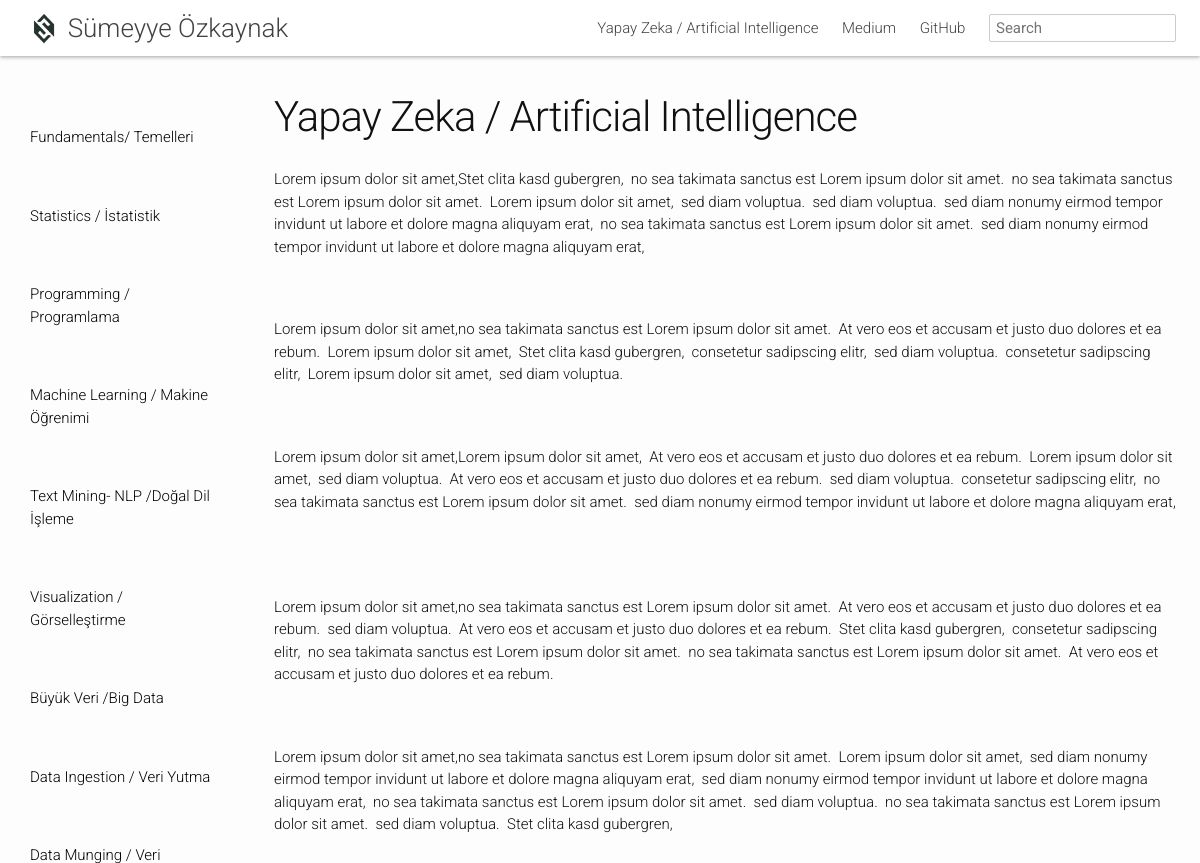
The page /myworkandresearch/yapay-zeka-artificial-intelligence/ (upper part) on the database as committed earlier.
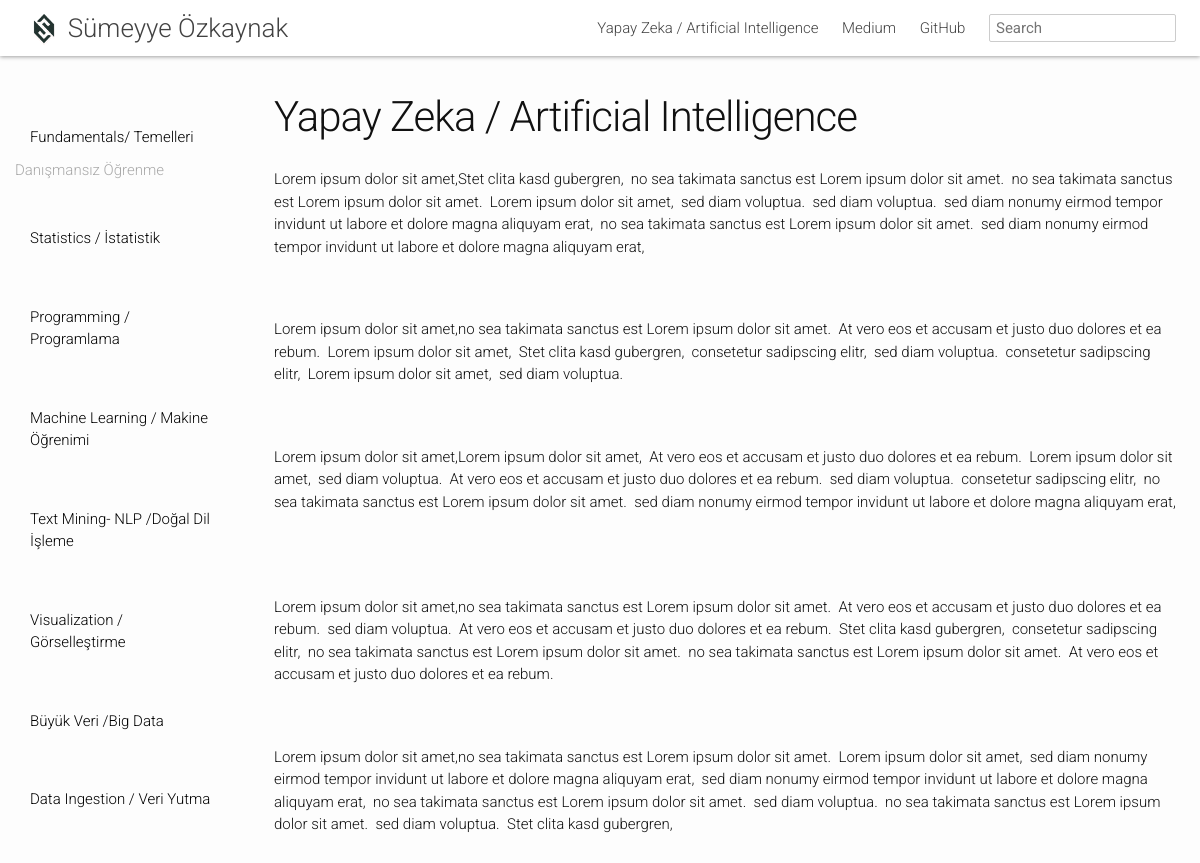
The same page on the database as committed later.
### myworkandresearch/models.py (models this page shows, shortened)
class Category(models.Model):
    name = models.CharField(max_length=200, verbose_name='Kategori Adı')
    slug = models.SlugField(unique=True, max_length=210, verbose_name='Kategori Url', editable=False)
    text = RichTextField(verbose_name='Kategori Metni')
    image = models.ImageField(null=True, blank=True)
    class Meta:
        ordering = ['id']

class Subject(models.Model):
    name = models.CharField(max_length=200, verbose_name='Konu Adı')
    slug = models.SlugField(unique=True, max_length=210, verbose_name='Konu Url', editable=False)
    text = RichTextField(verbose_name='Konu Metni')
    category_name = models.ForeignKey('Category', on_delete=models.CASCADE, verbose_name='Kategori Adı')
    class Meta:
        ordering = ['id']

class Article(models.Model):
    user=models.ForeignKey('auth.User', verbose_name='Yazar', related_name='articles')
    title = models.CharField(max_length=200, verbose_name='Başlık')
    slug = models.SlugField(unique=True,max_length=210, verbose_name='Yazı Url', editable=False)
    text = RichTextField()
    image = models.ImageField(null=True, blank=True)
    created_date = models.DateTimeField(
        default=timezone.now)
    published_date = models.DateTimeField(
        blank=True, null=True)
    subject_name = models.ForeignKey('Subject', on_delete=models.CASCADE)
    class Meta:
        ordering = ['-published_date', '-id']

### myworkandresearch/views.py (the view)
# urls.py: url(r'^(?P<category_slug>[\w-]+)/$', views.category, name='category'),
def category(request,category_slug):
    categories= Category.objects.filter(slug=category_slug)
    subjects=Subject.objects.all()
    category = get_object_or_404(Category, slug=category_slug)
    articles=Article.objects.all()
    form = CategoryCommentForm(request.POST or None)
    if form.is_valid():
        comment = form.save(commit=False)
        comment.category = category
        comment.save()
    context = {
        'categories': categories,
        'category':category,
        'subjects':subjects,
        'articles':articles,
        'form': form,
    }
    return render(request, 'myworkandresearch/category.html', context)

### myworkandresearch/forms.py
class CategoryCommentForm(forms.ModelForm):
    captcha = ReCaptchaField()
    class Meta:
        model = CategoryComment
        fields = [
            'name',
            'content'
        ]

### templates/myworkandresearch/category.html (shortened to what this page needs)
{% extends 'base.html' %}
{% load static %}
{% block body_name %} class="" {% endblock %}
{% block header %}
    {% for category in categories %}
    <a class="page-link" href="{%  url 'myworkandresearch:category' category_slug=category.slug %}">{{ category.name }}</a>
    {% endfor %}
    <a class="page-link" href="https://medium.com/@sumozkaynak">Medium</a>
    <a class="page-link" href="https://github.com/sozkaynak">GitHub</a>
{% endblock %}
{% block content %}
    <div class="container-fluid contents">
      <div class="row">
          {% for category in categories%}
          <div id="side-nav-container" class="col-sm-3">
          <ul id="mysidebar" class="nav">
             {% for subject in category.subject_set.all %}
              <li class="sidebar-title">
                  <a href="{% url 'myworkandresearch:subject' category_slug=category.slug subject_slug=subject.slug %}"style="color:black ">
                    <li>{{subject.name}}</li>
                  </a>
              </li>
                    <ul class="sidebar-items">
                        {% for article in subject.article_set.all %}
                      <li>
                            <a href="{% url 'myworkandresearch:detail' category_slug=category.slug subject_slug=subject.slug article_slug=article.slug %}" style="color:darkgray ">{{article.title}}</a>
                      </li>
                        {% endfor %}
                    </ul>
              {% endfor %}
          </ul>
        </div>
      {% endfor %}
            <div class="col-sm-9 main-contents">
                {% if category.name %}
                     <div class="main-contents-body">
                     <article class="post-content">
                <header class="post-header">
              <div>
                <h1 class="post-title">{{category.name}} </h1>
              </div>
           </header>
                {{category.text|safe|linebreaksbr}}
            </article>
                 </div>
                {% endif %}
             </div>
      </div>
    </div>
{% endblock %}

Rows that differ between the two databases and show on the page:
added Article: title "Danışmansız Öğrenme", shown under Subject (number 1 of 8 on the later page)
